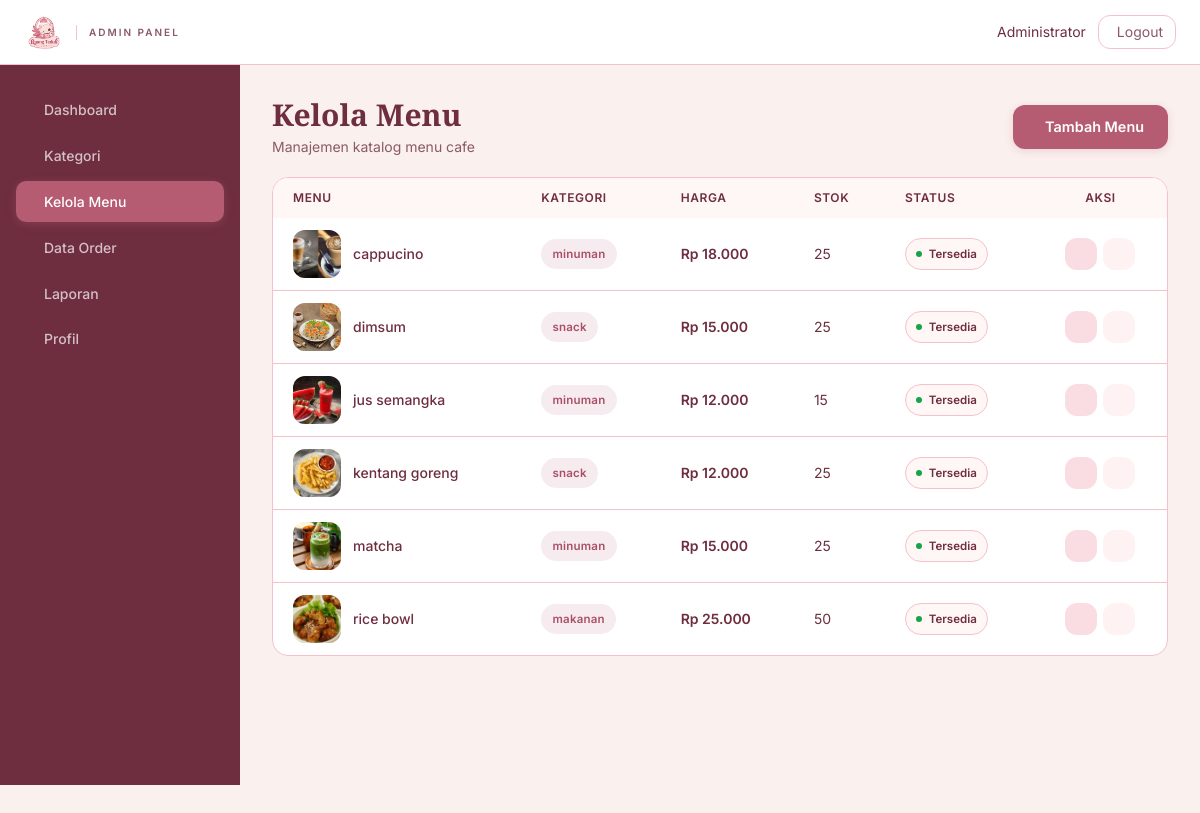
Page /admin/menu.php (signed in) on the committed database.
### tables this page shows
CREATE TABLE `menu` (
  `id` int(11) UNSIGNED NOT NULL,
  `kategori_id` int(11) UNSIGNED NOT NULL,
  `nama_menu` varchar(100) NOT NULL,
  `slug` varchar(120) NOT NULL,
  `deskripsi` text DEFAULT NULL,
  `harga` decimal(12,2) NOT NULL DEFAULT 0.00,
  `stok` int(11) NOT NULL DEFAULT 0,
  `gambar` varchar(255) DEFAULT NULL,
  `is_featured` tinyint(1) NOT NULL DEFAULT 0,
  `status` enum('tersedia','habis','nonaktif') NOT NULL DEFAULT 'tersedia',
  `created_at` timestamp NOT NULL DEFAULT current_timestamp(),
  `updated_at` timestamp NOT NULL DEFAULT current_timestamp() ON UPDATE current_timestamp()
);

CREATE TABLE `kategori` (
  `id` int(11) UNSIGNED NOT NULL,
  `nama_kategori` varchar(50) NOT NULL,
  `slug` varchar(60) NOT NULL,
  `deskripsi` text DEFAULT NULL,
  `urutan` int(11) NOT NULL DEFAULT 0,
  `is_active` tinyint(1) NOT NULL DEFAULT 1,
  `created_at` timestamp NOT NULL DEFAULT current_timestamp()
);

### includes/helpers.php (called while the page is built, shortened)
<?php
if (!function_exists('rupiah')) {
    function rupiah($angka) {
        return "Rp " . number_format((float)$angka, 0, ',', '.');
    }
}
?>

### admin/menu.php (the view, shortened to what this page needs)
<?php
require_once '../includes/auth.php';
$q = mysqli_query($koneksi, "SELECT m.*, k.nama_kategori FROM menu m
    JOIN kategori k ON m.kategori_id = k.id
    ORDER BY k.urutan, m.nama_menu");
include '../includes/header.php';
?>
<div class="min-h-screen bg-cream">
    <nav class="bg-white border-b border-border-pink py-3 px-6 sticky top-0 z-50">
        <div class="flex items-center justify-between">
            <a href="<?= $base_url; ?>admin/dashboard.php" class="flex items-center gap-3">
                <img src="<?= $base_url; ?>assets/logo-brand.png" alt="Ruang Teduh" class="h-10 w-auto object-contain">
                <span class="hidden md:inline text-[10px] uppercase tracking-[2px] text-berry-soft font-semibold pl-3 border-l border-border-pink">Admin Panel</span>
            </a>
            <div class="flex items-center gap-3">
                <span class="text-sm text-berry hidden sm:block"><?= htmlspecialchars($_SESSION['admin_nama']); ?></span>
                <a href="<?= $base_url; ?>admin/logout.php" class="inline-flex items-center gap-1.5 px-3 py-1.5 rounded-md border border-border-pink text-sm text-berry-soft hover:border-rose-dusty hover:text-rose-dusty transition-colors">
                    <i class="ph ph-sign-out"></i> Logout
                </a>
            </div>
        </div>
    </nav>
    <div class="flex">
        <aside class="sidebar-admin w-60 flex-shrink-0 hidden md:block">
            <ul class="space-y-1">
                <li><a href="<?= $base_url; ?>admin/dashboard.php" class="nav-link"><i class="ph ph-house text-lg"></i> Dashboard</a></li>
                <li><a href="<?= $base_url; ?>admin/kategori.php" class="nav-link"><i class="ph ph-tag text-lg"></i> Kategori</a></li>
                <li><a href="<?= $base_url; ?>admin/menu.php" class="nav-link active"><i class="ph ph-coffee text-lg"></i> Kelola Menu</a></li>
                <li><a href="<?= $base_url; ?>admin/order.php" class="nav-link"><i class="ph ph-receipt text-lg"></i> Data Order</a></li>
                <li><a href="<?= $base_url; ?>admin/laporan.php" class="nav-link"><i class="ph ph-chart-line-up text-lg"></i> Laporan</a></li>
                <li><a href="<?= $base_url; ?>admin/profil.php" class="nav-link"><i class="ph ph-user-circle text-lg"></i> Profil</a></li>
            </ul>
        </aside>
        <main class="flex-1 p-6 lg:p-8 min-w-0">
            <div class="flex items-center justify-between mb-5 gap-3 flex-wrap">
                <div>
                    <h1 class="font-display text-2xl md:text-3xl font-bold text-berry mb-1">Kelola Menu</h1>
                    <p class="text-sm text-berry-soft">Manajemen katalog menu cafe</p>
                </div>
                <a href="<?= $base_url; ?>admin/menu_tambah.php" class="btn-primary-cafe">
                    <i class="ph ph-plus"></i> Tambah Menu
                </a>
            </div>
            <div class="bg-white rounded-lg border border-border-pink overflow-hidden">
                <div class="overflow-x-auto">
                    <table class="w-full text-sm">
                        <thead class="bg-cream-alt">
                            <tr class="text-left">
                                <th class="px-5 py-3 font-semibold text-berry text-xs uppercase tracking-wider">Menu</th>
                                <th class="px-5 py-3 font-semibold text-berry text-xs uppercase tracking-wider">Kategori</th>
                                <th class="px-5 py-3 font-semibold text-berry text-xs uppercase tracking-wider">Harga</th>
                                <th class="px-5 py-3 font-semibold text-berry text-xs uppercase tracking-wider">Stok</th>
                                <th class="px-5 py-3 font-semibold text-berry text-xs uppercase tracking-wider">Status</th>
                                <th class="px-5 py-3 font-semibold text-berry text-xs uppercase tracking-wider text-center">Aksi</th>
                            </tr>
                        </thead>
                        <tbody class="divide-y divide-border-pink">
                            <?php while ($m = mysqli_fetch_assoc($q)): ?>
                            <tr class="hover:bg-cream-alt/50">
                                <td class="px-5 py-3">
                                    <div class="flex items-center gap-3">
                                        <div class="w-12 h-12 rounded-md overflow-hidden flex-shrink-0 bg-blush-light flex items-center justify-center">
                                            <?php if (!empty($m['gambar']) && file_exists(__DIR__ . '/../assets/uploads/menu/' . $m['gambar'])): ?>
                                                <img src="<?= $base_url; ?>assets/uploads/menu/<?= htmlspecialchars($m['gambar']); ?>" class="w-full h-full object-cover">
                                            <?php else: ?>
                                                <i class="ph ph-image text-rose-soft"></i>
                                            <?php endif; ?>
                                        </div>
                                        <div>
                                            <p class="font-medium text-berry"><?= htmlspecialchars($m['nama_menu']); ?></p>
                                        </div>
                                    </div>
                                </td>
                                <td class="px-5 py-3"><span class="badge-cafe badge-cafe-primary"><?= htmlspecialchars($m['nama_kategori']); ?></span></td>
                                <td class="px-5 py-3 font-semibold text-berry"><?= rupiah($m['harga']); ?></td>
                                <td class="px-5 py-3 text-berry"><?= $m['stok']; ?></td>
                                <td class="px-5 py-3">
                                    <span class="badge-status" data-status="<?= $m['status'] == 'tersedia' ? 'selesai' : ($m['status'] == 'habis' ? 'pending' : 'dibatalkan'); ?>">
                                        <span class="dot"></span>
                                        <?= $m['status'] == 'tersedia' ? 'Tersedia' : ($m['status'] == 'habis' ? 'Habis' : 'Nonaktif'); ?>
                                    </span>
                                </td>
                                <td class="px-5 py-3">
                                    <div class="flex items-center gap-1.5 justify-center">
                                        <a href="<?= $base_url; ?>admin/menu_edit.php?id=<?= $m['id']; ?>"
                                           class="w-8 h-8 rounded-md bg-blush-light flex items-center justify-center text-rose-dusty hover:bg-rose-dusty hover:text-white transition-colors"
                                           title="Edit">
                                        </a>
                                        <a href="<?= $base_url; ?>admin/menu_hapus.php?id=<?= $m['id']; ?>"
                                           onclick="return confirm('Hapus menu ini?')"
                                           class="w-8 h-8 rounded-md bg-red-50 flex items-center justify-center text-red-600 hover:bg-red-600 hover:text-white transition-colors"
                                           title="Hapus">
                                        </a>
                                    </div>
                                </td>
                            </tr>
                            <?php endwhile; ?>
                        </tbody>
                    </table>
                </div>
            </div>
        </main>
    </div>
</div>
<?php include '../includes/footer.php'; ?>

### includes/header.php (shortened to what this page needs)
<?php
$base_url = '/taking_order_mutia/';
?>
<!DOCTYPE html>
<html lang="id">
<head>
<link rel="stylesheet" href="https://cdn.jsdelivr.net/npm/@phosphor-icons/web@2.1.2/src/regular/style.css">
    <script src="https://cdn.tailwindcss.com"></script>
    <link href="<?= $base_url; ?>assets/css/style.css?v=<?= @filemtime(__DIR__ . '/../assets/css/style.css') ?: time(); ?>" rel="stylesheet">
</head>
<body class="bg-cream text-berry">

### includes/footer.php (shortened to what this page needs)
</body>
</html>

### assets/css/style.css (style rules this page uses)
:root { --rose-dusty: #B55B72; --rose-dark: #A94F67; --rose-soft: #C97A8E; --blush: #F7C8D0; --blush-light:#FADDE2; --cream: #FAF0EE; --cream-alt: #FFF6F6; --berry: #6E2E3F; --berry-soft: #8B5A66; --border-pink:#F5C2CB; --white: #FFFFFF; --shadow-xs: 0 1px 2px rgba(110, 46, 63, 0.04); --shadow-sm: 0 2px 6px rgba(110, 46, 63, 0.06); --shadow-md: 0 4px 14px rgba(110, 46, 63, 0.08); --shadow-lg: 0 12px 32px rgba(110, 46, 63, 0.10); }
* { -webkit-font-smoothing: antialiased; -moz-osx-font-smoothing: grayscale; box-sizing: border-box; }
html { scroll-behavior: smooth; }
body { font-family: 'Inter', system-ui, -apple-system, sans-serif; background-color: var(--cream); color: var(--berry); line-height: 1.6; font-size: 15px; overflow-x: hidden; }
h1, h2, h3, h4, h5, h6 { font-family: 'Playfair Display', Georgia, serif; font-weight: 700; color: var(--berry); line-height: 1.25; }
a { text-decoration: none; color: inherit; transition: color 150ms ease; }
.btn-primary-cafe { display: inline-flex; align-items: center; justify-content: center; gap: 0.5rem; padding: 0.7rem 1.5rem; background: var(--rose-dusty); color: var(--white); border: none; border-radius: 12px; font-weight: 600; font-size: 0.9rem; cursor: pointer; transition: background-color 200ms ease, transform 200ms ease; box-shadow: 0 2px 8px rgba(181, 91, 114, 0.20); }
.badge-cafe { display: inline-flex; align-items: center; gap: 0.4rem; padding: 0.3rem 0.7rem; border-radius: 999px; font-size: 0.72rem; font-weight: 600; letter-spacing: 0.2px; white-space: nowrap; }
.badge-cafe-primary { background: rgba(181, 91, 114, 0.12); color: var(--rose-dark); }
.badge-status { display: inline-flex; align-items: center; gap: 0.4rem; padding: 0.3rem 0.65rem; border-radius: 999px; font-size: 0.72rem; font-weight: 600; background: var(--cream-alt); color: var(--berry); border: 1px solid var(--border-pink); }
.badge-status .dot { width: 6px; height: 6px; border-radius: 50%; display: inline-block; }
.badge-status[data-status="selesai"] .dot { background: #16a34a; }
.sidebar-admin { background: var(--berry); min-height: calc(100vh - 80px); padding: 1.5rem 1rem; position: sticky; top: 80px; align-self: flex-start; height: calc(100vh - 80px); overflow-y: auto; }
.sidebar-admin .nav-link { display: flex; align-items: center; gap: 0.75rem; padding: 0.65rem 1rem; border-radius: 10px; color: rgba(255, 255, 255, 0.7); font-weight: 500; font-size: 0.875rem; margin-bottom: 0.25rem; transition: all 150ms ease; }
.sidebar-admin .nav-link.active { background: var(--rose-dusty); color: var(--white); box-shadow: 0 2px 8px rgba(181, 91, 114, 0.35); }

### rows in the picture
menu: gambar (picture), nama_menu "cappucino", kategori.nama_kategori "minuman", harga "Rp 18.000", stok "25", status "Tersedia"
menu: gambar (picture), nama_menu "dimsum", kategori.nama_kategori "snack", harga "Rp 15.000", stok "25", status "Tersedia"
menu: gambar (picture), nama_menu "jus semangka", kategori.nama_kategori "minuman", harga "Rp 12.000", stok "15", status "Tersedia"
menu: gambar (picture), nama_menu "kentang goreng", kategori.nama_kategori "snack", harga "Rp 12.000", stok "25", status "Tersedia"
menu: gambar (picture), nama_menu "matcha", kategori.nama_kategori "minuman", harga "Rp 15.000", stok "25", status "Tersedia"
menu: gambar (picture), nama_menu "rice bowl", kategori.nama_kategori "makanan", harga "Rp 25.000", stok "50", status "Tersedia"

### other values in the picture
$_SESSION['admin_nama'] "Administrator"
